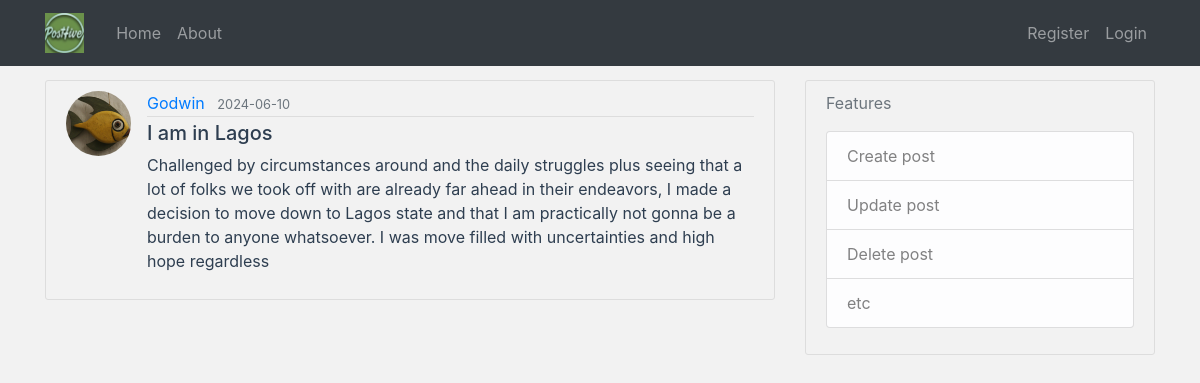
/post/1, run on the app's committed database.
### posthive/models.py (models this page shows, shortened)
class User(db.Model, UserMixin):
    id = db.Column(db.Integer, primary_key=True)
    username = db.Column(db.String(20), unique=True, nullable=False)
    email = db.Column(db.String(120), unique=True, nullable=False)
    image_file = db.Column(db.String(20), nullable=False, default='default.png')
    password = db.Column(db.String(60), nullable=False)
    posts = db.relationship('Post', backref='author', lazy=True)
    """
    @property
    def is_authenticated(self):
        return True

    @property
    def is_anonymous(self):
        return False

    @property
    def is_active(self):
        return True  # Or your custom logic

    def get_id(self):
        return str(self.id)
    """

class Post(db.Model):
    id = db.Column(db.Integer, primary_key=True)
    title = db.Column(db.String(100), nullable=False)
    date_posted = db.Column(db.DateTime, nullable=False, default=datetime.utcnow)
    content = db.Column(db.Text, nullable=False)
    user_id = db.Column(db.Integer, db.ForeignKey('user.id'), nullable=False)

### posthive/routes.py (the view)
@app.route("/post/<int:post_id>")
def post(post_id):
    post = Post.query.get_or_404(post_id)
    return render_template('post.html', title=post.title, post=post)

### posthive/templates/post.html (shortened to what this page needs)
{% extends "layout.html" %}
{% block content %}
  <article class="media content-section">
    <img class="rounded-circle article-img" src="{{ url_for('static', filename='profile_pics/' + post.author.image_file) }}">
    <div class="media-body">
      <div class="article-metadata">
        <a class="mr-2" href="{{ url_for('user_posts', username=post.author.username) }}">{{ post.author.username }}</a>
        <small class="text-muted">{{ post.date_posted.strftime('%Y-%m-%d') }}</small>
      </div>
      <h5 class="article-title">{{ post.title }}</h5>
      <p class="article-content">{{ post.content }}</p>
    </div>
  </article>
{% endblock  content %}

### posthive/static/main.css (style rules this page uses)
body { background-color: #f2f2f2; color: #2e3e50; margin-top: 5rem; }
h1, h2, h3, h4, h5, h6 { color: #2e3e50; }
.content-section { background-color: #f2f2f2; padding: 10px 20px; border: 1px solid #dddddd; border-radius: 3px; margin-bottom: 20px; }
.article-title { color: #2e3e50; }
.article-content { white-space: pre-line; }
.article-img { height: 65px; width: 65px; margin-right: 16px; }
.article-metadata { padding-bottom: 1px; margin-bottom: 4px; border-bottom: 1px solid #dddddd; }

### data on the page
User: image_file (picture), author.username "Godwin"
Post: date_posted "2024-06-10", title "I am in Lagos", content "Challenged by circumstances around and the daily struggles plus seeing that a lot of folks we took off with are already far ahead in their endeavors, I made a decision to move down to Lagos state and that I am practically not gonna be a burden to anyone whatsoever. I was move filled with uncertainties and high hope regardless"
